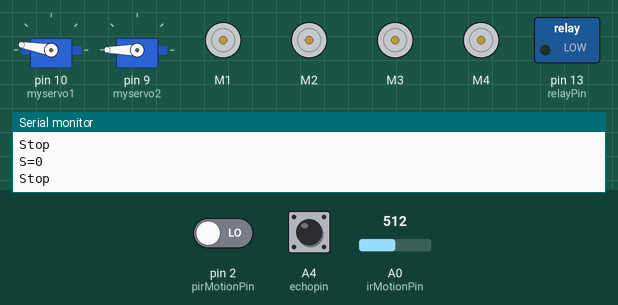
The sketch below on a simulated Arduino Uno, built with avr-gcc and run on an emulated ATmega328P. Parts: 2 × servo, 4 × DC motor (green arrow = forward, orange = backward, longer = faster), switched loads named in the sketch (green lamp = pin HIGH), the last lines printed to the serial monitor. Inputs (shaded band) come from the test bench; at power-on: pin 2 (pirMotionPin) LOW, A0 (irMotionPin) = 512, A4 (echopin) LOW. Pins used as bus, display or sensor lines are not drawn.

Above: at 14.9 s.
15.0 s: pin 2 (pirMotionPin) driven LOW
At 17.0 s:
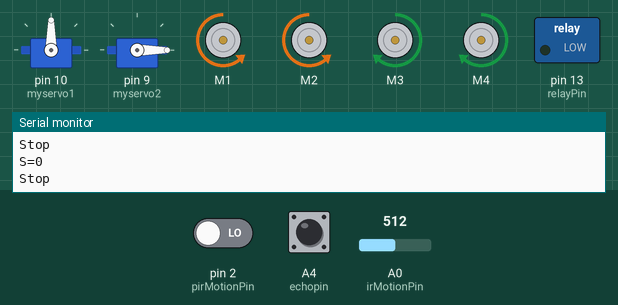
33.9 s: pin 2 (pirMotionPin) driven HIGH
At 36.6 s:
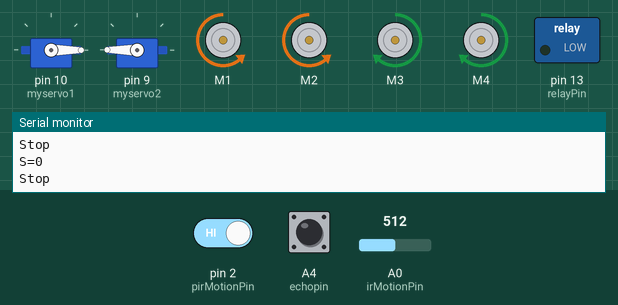
At 40.6 s:
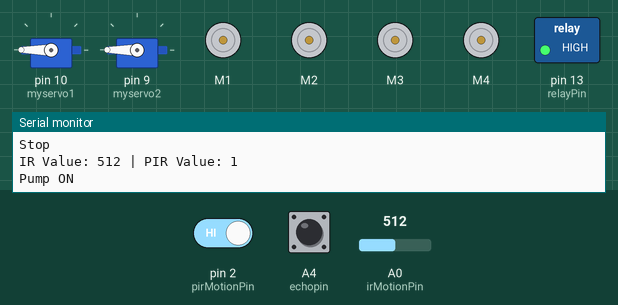
40.9 s: A0 (irMotionPin) set to 486
44.4 s: A4 (echopin) pulsed HIGH 5 times (0.12 s each, 0.3 s apart)
Timing chart, 0 to 49.6 s (numbered marks = the images above; inputs shaded):
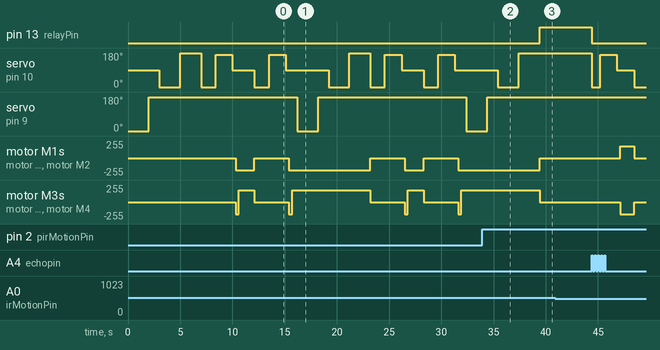

Measured:
- after the input at 33.9 s, pin 13 (relayPin): LOW → HIGH after 5.5 s; servo on pin 10 (myservo1): goes on until 37.4 s, then stays 180°
- after the input at 40.9 s, every drawn part: stays the same

The sketch:

rover.ino
```cpp
#include <AFMotor.h>
#include <Servo.h>

#define echopin A4
#define trigpin A5

Servo myservo1;
Servo myservo2;  // Renamed for consistency

const int MOTOR_1 = 1;
const int MOTOR_2 = 2;
const int MOTOR_3 = 3;
const int MOTOR_4 = 4;
int irMotionPin = A0;
int pirMotionPin = 2;
int relayPin = 13;

AF_DCMotor motor1(MOTOR_1, MOTOR12_64KHZ); // create motor object, 64KHz pwm
AF_DCMotor motor2(MOTOR_2, MOTOR12_64KHZ); // create motor object, 64KHz pwm
AF_DCMotor motor3(MOTOR_3, MOTOR12_64KHZ); // create motor object, 64KHz pwm
AF_DCMotor motor4(MOTOR_4, MOTOR12_64KHZ); // create motor object, 64KHz pwm

int distance_L, distance_F, distance_R;
long distance;
int set = 20;

void setup() {
  Serial.begin(9600);
  Serial.println("Start");

  myservo1.attach(10);
  myservo2.attach(9);
  myservo1.write(90);  // Set initial position for myservo1
  myservo2.write(90);  // Set initial position for myservo2

  pinMode(trigpin, OUTPUT);
  pinMode(echopin, INPUT);
  pinMode(relayPin, OUTPUT);

  pinMode(pirMotionPin, INPUT);
  digitalWrite(relayPin, LOW);

  motor1.setSpeed(180);          // set the motor speed to 0-255
  motor2.setSpeed(180);
  motor3.setSpeed(180);
  motor4.setSpeed(180);
}

void loop() {
  myservo2.write(0);
  delay(2000);

  myservo2.write(180);
  delay(1000);

  myservo1.write(0);
  delay(2000);

  myservo1.write(180);
  delay(2000);

  int irValue = analogRead(irMotionPin);
  int pirValue = digitalRead(pirMotionPin);

  Serial.print("IR Value: ");
  Serial.print(irValue);
  Serial.print(" | PIR Value: ");
  Serial.println(pirValue);

  if (irValue > 500 && pirValue == HIGH) {  // Ensure correct logic for PIR value
    digitalWrite(relayPin, HIGH);
    Serial.println("Pump ON");
    stopMotors();  // Stop the rover
    delay(5000);  // Wait for 5 seconds
    digitalWrite(relayPin, LOW);
    hc_sr4();
  } else {
    digitalWrite(relayPin, LOW);
    Serial.println("Pump OFF");
    hc_sr4();
  }

  distance_F = data();
  Serial.print("S=");
  Serial.println(distance_F);
  if (distance_F > set) {
    Serial.println("Forward");
    moveForward();
  } else {
    hc_sr4();
  }
}

long data() {
  digitalWrite(trigpin, LOW);
  delayMicroseconds(2);
  digitalWrite(trigpin, HIGH);
  delayMicroseconds(10);
  distance = pulseIn(echopin, HIGH);
  return distance / 29 / 2;
}

void compareDistance() {
  if (distance_L > distance_R) {
    moveBackward();
    delay(350);
  } else if (distance_R > distance_L) {
    moveRight();
    delay(350);
  } else {
    moveBackward();
    delay(300);
    turnLeft();
    delay(500);
  }
}

void hc_sr4() {
  Serial.println("Stop");
  stopMotors();

  myservo1.write(0);
  delay(300);
  distance_R = data();
  delay(100);
  myservo1.write(170);
  delay(500);
  distance_L = data();
  delay(100);
  myservo1.write(90);
  delay(300);
  compareDistance();
}

void moveForward() {
  motor1.run(FORWARD);
  motor2.run(FORWARD);
  motor3.run(FORWARD);
  motor4.run(FORWARD);
}

void moveBackward() {
  motor1.run(BACKWARD);
  motor2.run(BACKWARD);
  motor3.run(BACKWARD);
  motor4.run(BACKWARD);
}

void moveRight() {
  motor1.run(FORWARD);
  motor2.run(FORWARD);
  motor3.run(BACKWARD);
  motor4.run(BACKWARD);
}

void turnLeft() {
  motor1.run(BACKWARD);
  motor2.run(BACKWARD);
  motor3.run(FORWARD);
  motor4.run(FORWARD);
}

void stopMotors() {
  motor1.run(RELEASE);
  motor2.run(RELEASE);
  motor3.run(RELEASE);
  motor4.run(RELEASE);
}
```
